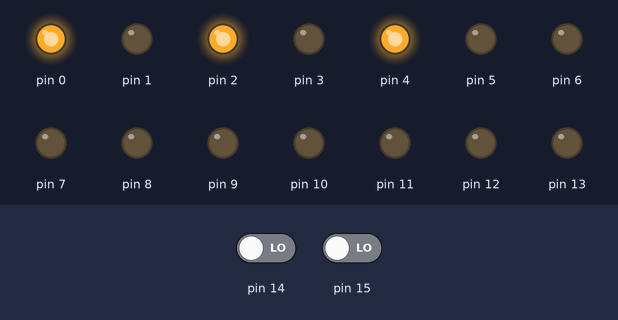
The sketch below on a simulated Arduino Uno, built with avr-gcc and run on an emulated ATmega328P. On the bench: output pins drawn as LEDs (lit = HIGH). The inputs (shaded band) are chosen by the test bench; at power-on: pin 14 LOW, pin 15 LOW.

Above: at 1.3 s.
1.4 s: pin 14 driven HIGH
At 1.7 s:
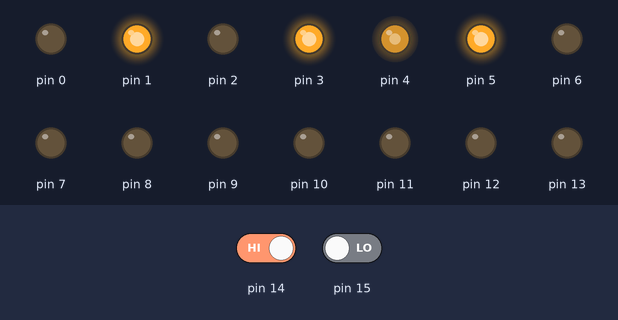
2.9 s: pin 15 driven HIGH
At 3.3 s:
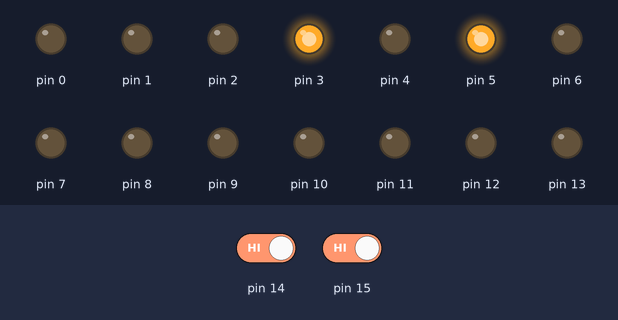
4.4 s: pin 14 driven LOW
At 4.8 s:
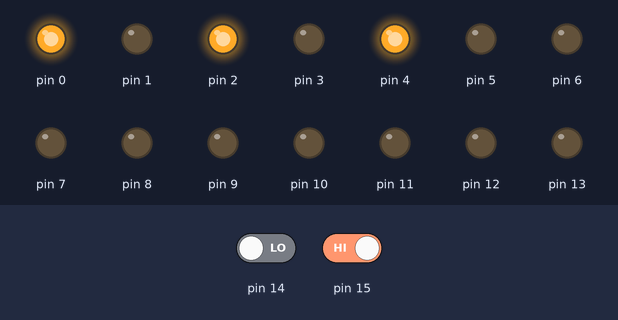
5.9 s: pin 14 driven HIGH and pin 15 driven LOW
At 6.3 s:
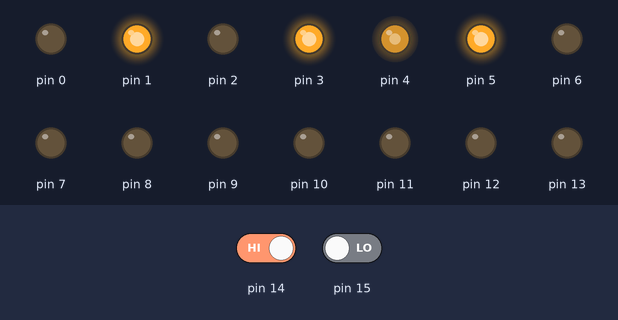
7.4 s: pin 14 driven LOW
At 7.9 s:
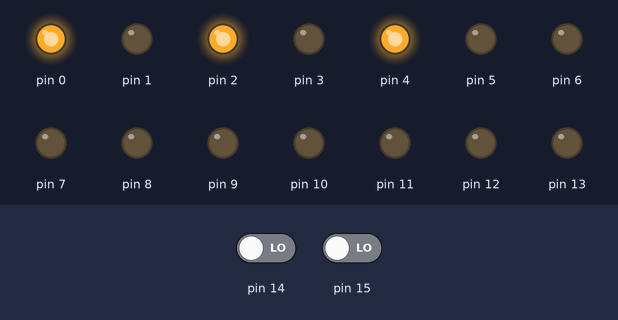
Timing chart, 0 to 9.9 s (numbered marks = the images above; inputs shaded):
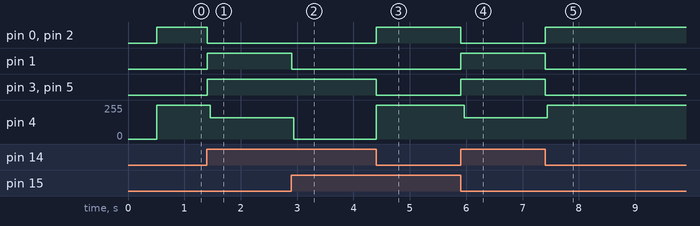

The sketch:

back_track.ino
```cpp
#define F_CPU 16000000UL
#include <stdio.h>
#include <util/delay.h>
#include <avr/io.h>
#include <string.h>
#define IR0   !(PINC & 0X01)
#define IR1   !(PINC & 0X02)

int main(){

  _delay_ms(255);
  _delay_ms(255);
 DDRC = 0b00000000;
 PINC = 0b00000000;
 DDRD = 0b11111111;
 PORTD =0b00000000;

  DDRB = 0b11111111;


 while(1){


 if (IR0 == 1)
 {
    PORTD =0b00010101;
    _delay_ms(3);
    PORTD =0b00010101;
    _delay_ms(1);

  //PORTD =0b00000001;
 }

  else if (IR1 == 1)
 {
  PORTD =0b00101010;
  _delay_ms(3);
  PORTD =0b00111010;
  _delay_ms(1);
 }
else

 PORTD =0b00101000;
 _delay_ms(4);


 }


}


//DDR(D,B,C) == pinMode
//PORT(D,B,C) == digitalWrite
//PIN(D,B,C) == READ
//체결 연결 left led 검: gnd, 빨: 5v 회색: 디지털 포트 0
//체결 연결 right led 검 gnd, 빨: 5V 색: 디지털 포트 1
//체결 연결
```

Measured:
- after the input at 1.4 s, pin 0, pin 2: HIGH → LOW at once; pin 1, pin 3, pin 5: LOW → HIGH at once; pin 4: 255/255 → 159/255 after 0.06 s
- after the input at 2.9 s, pin 1: HIGH → LOW at once; pin 4: 159/255 → 0/255 at once
- after the input at 4.4 s, pin 0, pin 2: LOW → HIGH at once; pin 3, pin 5: HIGH → LOW at once; pin 4: 0/255 → 255/255 at once
- after the input at 5.9 s, pin 0, pin 2: HIGH → LOW at once; pin 1, pin 3, pin 5: LOW → HIGH at once; pin 4: 255/255 → 159/255 after 0.06 s
- after the input at 7.4 s, pin 0, pin 2: LOW → HIGH at once; pin 1, pin 3, pin 5: HIGH → LOW at once; pin 4: 159/255 → 255/255 at once
